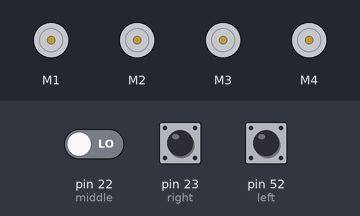
This sketch was run on a simulated Arduino Mega 2560, built with avr-gcc and run on an emulated ATmega2560. On the bench: 4 × DC motor (green arrow = forward, orange = backward, longer = faster). Inputs (shaded band) come from the test bench; at power-on: pin 22 (middle) LOW, pin 23 (right) HIGH, pin 52 (left) HIGH. What the sketch prints to the serial monitor is not drawn.

Above: at 1.2 s.
1.3 s: pin 22 (middle) driven HIGH
At 1.8 s:
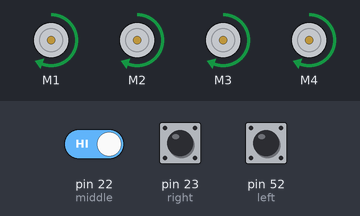
2.8 s: pin 23 (right) pulled LOW for 0.15 s
At 2.87 s:
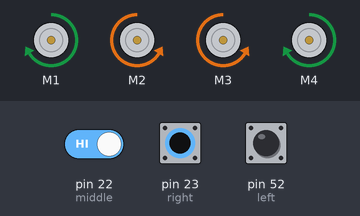
4.4 s: pin 52 (left) pulled LOW for 0.15 s
At 4.48 s:
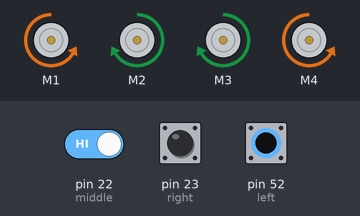
6.0 s: pin 52 (left) pulled LOW for 3.2 s
At 10.1 s:
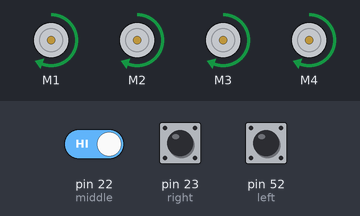
10.7 s: pin 23 (right) pulled LOW for 3.2 s
At 11.4 s:
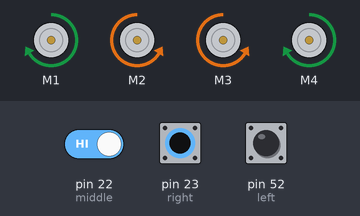
Timing chart, 0 to 15.4 s (numbered marks = the images above; inputs shaded):
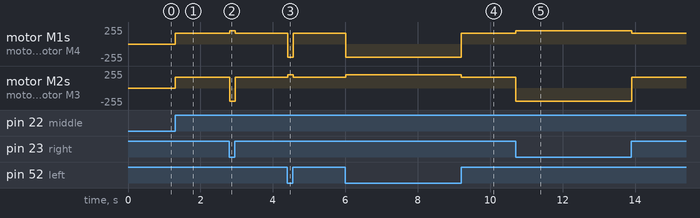

Measured:
- after the input at 1.3 s, motor M1–4: stopped → forward 160/255 at once
- after the input at 2.8 s, motor M1, motor M4: forward 160/255 → forward 200/255 at once, → forward 160/255 0.15 s later; motor M2, motor M3: forward 160/255 → backward 200/255 at once, → forward 160/255 0.15 s later
- after the input at 4.4 s, motor M1, motor M4: forward 160/255 → backward 200/255 at once, → forward 160/255 0.15 s later; motor M2, motor M3: forward 160/255 → forward 200/255 at once, → forward 160/255 0.15 s later
- after the input at 6.0 s, motor M1, motor M4: forward 160/255 → backward 200/255 at once, → forward 160/255 3.2 s later; motor M2, motor M3: forward 160/255 → forward 200/255 at once, → forward 160/255 3.2 s later
- after the input at 10.7 s, motor M1, motor M4: forward 160/255 → forward 200/255 at once, → forward 160/255 3.2 s later; motor M2, motor M3: forward 160/255 → backward 200/255 at once, → forward 160/255 3.2 s later

The sketch:

ir_4wd.ino
```cpp
#include <AFMotor.h>

AF_DCMotor motor1(1);
AF_DCMotor motor2(2);
AF_DCMotor motor3(3);
AF_DCMotor motor4(4);
 void straight();
 void reverse();
 void pause();
 void smallleft();
 void smallright();
 void lleft();
 void rright();
#define middle 22
#define left 52
#define right 23
int m;
int l;
int r;
void readsensor();
void setup()
{
  motor1.setSpeed(200);
  motor1.run(RELEASE);
   motor2.setSpeed(200);
  motor2.run(RELEASE);
   motor3.setSpeed(200);
  motor3.run(RELEASE);
   motor4.setSpeed(200);
  motor4.run(RELEASE);
  pinMode(middle,INPUT);
  pinMode(left,INPUT);
  pinMode(right,INPUT);
  Serial.begin(9600);

  }
void loop()
{
readsensor();
if (l==0&&m==1&&r==0)
{straight();
}
else if (l==0&&m==1&&r==1)
{smallright();
}
else if (l==0&&m==0&&r==1)
{ rright();
}
else if (l==1&&m==0&&r==0)
{ smallleft();
}
else if (l==1&&m==1&&r==0)
{ lleft();
}
else if (l==1&&m==1&&r==1)
{ straight();
}
/*else if (l==0&&m==0&&r==0)
{ reverse();
}*/
/*readsensor();
if (l==0&&r==0)
{straight();
}
else if (l==0&&r==1)
{ rright();
}
else if (l==1&&r==0)
{ lleft();
}*/

}

void readsensor()
{Serial.println();
  m=digitalRead(middle);
  l=digitalRead(left);
  r=digitalRead(right);
  Serial.print(l);
  Serial.print(m);
  Serial.print(r);

}
void straight()
{
  motor1.setSpeed(160);
   motor2.setSpeed(160);
   motor3.setSpeed(160);
   motor4.setSpeed(160);
  motor1.run(FORWARD);
 motor2.run(FORWARD);
 motor3.run(FORWARD);
 motor4.run(FORWARD);
}
void pause()
{
 motor1.run(RELEASE);
 motor2.run(RELEASE);
 motor3.run(RELEASE);
 motor4.run(RELEASE);

}
void reverse()
{
   motor1.setSpeed(200);
   motor2.setSpeed(200);
   motor3.setSpeed(200);
   motor4.setSpeed(200);
   motor1.run(BACKWARD);
 motor2.run(BACKWARD);
 motor3.run(BACKWARD);
 motor4.run(BACKWARD);
}
void smallleft()
{
   motor1.setSpeed(200);
   motor2.setSpeed(200);
   motor3.setSpeed(200);
   motor4.setSpeed(200);
   motor1.run(FORWARD);
 motor2.run(BACKWARD);
 motor3.run(BACKWARD);
 motor4.run(FORWARD);
}
void smallright()
{
   motor1.setSpeed(200);
   motor2.setSpeed(200);
   motor3.setSpeed(200);
   motor4.setSpeed(200);
   motor1.run(BACKWARD);
 motor2.run(FORWARD);
 motor3.run(FORWARD);
 motor4.run(BACKWARD);
}
void lleft()
{
   motor1.setSpeed(200);
   motor2.setSpeed(200);
   motor3.setSpeed(200);
   motor4.setSpeed(200);
   motor1.run(FORWARD);
 motor2.run(BACKWARD);
 motor3.run(BACKWARD);
 motor4.run(FORWARD);
}
void rright()
{
   motor1.setSpeed(200);
   motor2.setSpeed(200);
   motor3.setSpeed(200);
   motor4.setSpeed(200);
   motor1.run(BACKWARD);
 motor2.run(FORWARD);
 motor3.run(FORWARD);
 motor4.run(BACKWARD);
}
```
